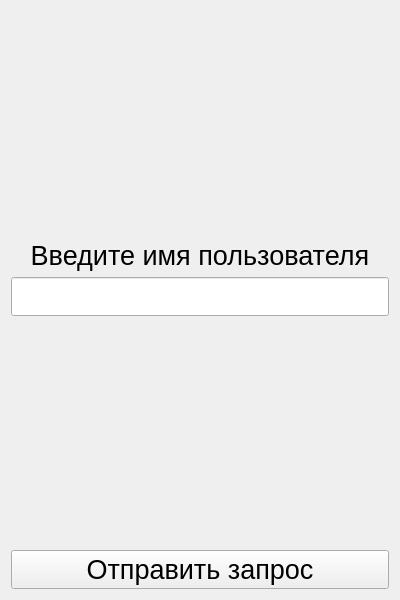
<?xml version="1.0" encoding="UTF-8"?>
<ui version="4.0">
    <class>Add_contact</class>
    <widget class="QWidget" name="Add_contact">
        <property name="geometry">
            <rect>
                <x>0</x>
                <y>0</y>
                <width>400</width>
                <height>600</height>
            </rect>
        </property>
        <property name="minimumSize">
            <size>
                <width>400</width>
                <height>600</height>
            </size>
        </property>
        <property name="maximumSize">
            <size>
                <width>400</width>
                <height>600</height>
            </size>
        </property>
        <property name="windowTitle">
            <string>Form</string>
        </property>
        <layout class="QHBoxLayout" name="horizontalLayout_2">
            <item>
                <layout class="QVBoxLayout" name="verticalLayout">
                    <item>
                        <spacer name="verticalSpacer_2">
                            <property name="orientation">
                                <enum>Qt::Vertical</enum>
                            </property>
                            <property name="sizeHint" stdset="0">
                                <size>
                                    <width>20</width>
                                    <height>40</height>
                                </size>
                            </property>
                        </spacer>
                    </item>
                    <item>
                        <widget class="QLabel" name="label">
                            <property name="font">
                                <font>
                                    <pointsize>20</pointsize>
                                </font>
                            </property>
                            <property name="text">
                                <string>Введите имя пользователя</string>
                            </property>
                            <property name="alignment">
                                <set>Qt::AlignCenter</set>
                            </property>
                        </widget>
                    </item>
                    <item>
                        <widget class="QLineEdit" name="lineEdit">
                            <property name="font">
                                <font>
                                    <pointsize>20</pointsize>
                                </font>
                            </property>
                        </widget>
                    </item>
                    <item>
                        <spacer name="verticalSpacer">
                            <property name="orientation">
                                <enum>Qt::Vertical</enum>
                            </property>
                            <property name="sizeHint" stdset="0">
                                <size>
                                    <width>20</width>
                                    <height>40</height>
                                </size>
                            </property>
                        </spacer>
                    </item>
                    <item>
                        <widget class="QPushButton" name="pushButton">
                            <property name="font">
                                <font>
                                    <pointsize>20</pointsize>
                                </font>
                            </property>
                            <property name="text">
                                <string>Отправить запрос</string>
                            </property>
                        </widget>
                    </item>
                </layout>
            </item>
        </layout>
    </widget>
    <resources/>
    <connections/>
</ui>
